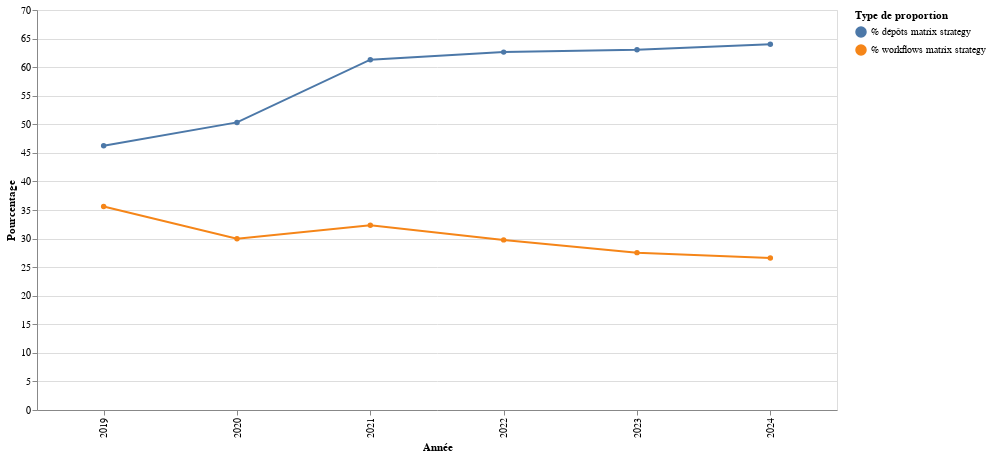

The cell this chart's notebook holds for it:
### Markdown cell above
### Draw a line chart for matrix strategies proportion evolution throughout the snapshots

### Code cell
data = []

for year, strategy_df in strategies_dataframes:
    row = strategy_df.iloc[0]
    data.append({
        'Year': year,
        'Type': '% workflows matrix strategy',
        'Percentage': row['workflow_proportion']
    })

    data.append({
        'Year': year,
        'Type': '% dépôts matrix strategy',
        'Percentage': row['repo_proportion']
    })

strategy_prop_df = pd.DataFrame(data)

chart = alt.Chart(strategy_prop_df).mark_line(point=True).encode(
    x=alt.X('Year:O', title="Année"),
    y=alt.Y('Percentage:Q', title="Pourcentage", scale=alt.Scale(domain=[0,70])),
    color=alt.Color('Type:N', title="Type de proportion"),
).properties(
    width=800,
    height=400
).interactive()

chart.show()
chart.save("../out/charts/matrix_strategy.png")

### Figure 1 — Vega-Lite specification as saved in the notebook (floating-point values rounded to 4 significant figures)
{"config": {"view": {"continuousWidth": 300, "continuousHeight": 300}}, "data": {"name": "data-d0d1ed33f6761da893699454a5692573"}, "mark": {"type": "line", "point": true}, "encoding": {"color": {"field": "Type", "title": "Type de proportion", "type": "nominal"}, "x": {"field": "Year", "title": "Année", "type": "ordinal"}, "y": {"field": "Percentage", "scale": {"domain": [0, 70]}, "title": "Pourcentage", "type": "quantitative"}}, "height": 400, "params": [{"name": "param_9", "select": {"type": "interval", "encodings": ["x", "y"]}, "bind": "scales"}], "width": 800, "$schema": "https://vega.github.io/schema/vega-lite/v5.20.1.json", "datasets": {"data-d0d1ed33f6761da893699454a5692573": [{"Year": 2019, "Type": "% workflows matrix strategy", "Percentage": 35.62}, {"Year": 2019, "Type": "% dépôts matrix strategy", "Percentage": 46.23}, {"Year": 2020, "Type": "% workflows matrix strategy", "Percentage": 29.97}, {"Year": 2020, "Type": "% dépôts matrix strategy", "Percentage": 50.33}, {"Year": 2021, "Type": "% workflows matrix strategy", "Percentage": 32.35}, {"Year": 2021, "Type": "% dépôts matrix strategy", "Percentage": 61.3}, {"Year": 2022, "Type": "% workflows matrix strategy", "Percentage": 29.77}, {"Year": 2022, "Type": "% dépôts matrix strategy", "Percentage": 62.63}, {"Year": 2023, "Type": "% workflows matrix strategy", "Percentage": 27.54}, {"Year": 2023, "Type": "% dépôts matrix strategy", "Percentage": 63.04}, {"Year": 2024, "Type": "% workflows matrix strategy", "Percentage": 26.61}, {"Year": 2024, "Type": "% dépôts matrix strategy", "Percentage": 64.02}]}}
